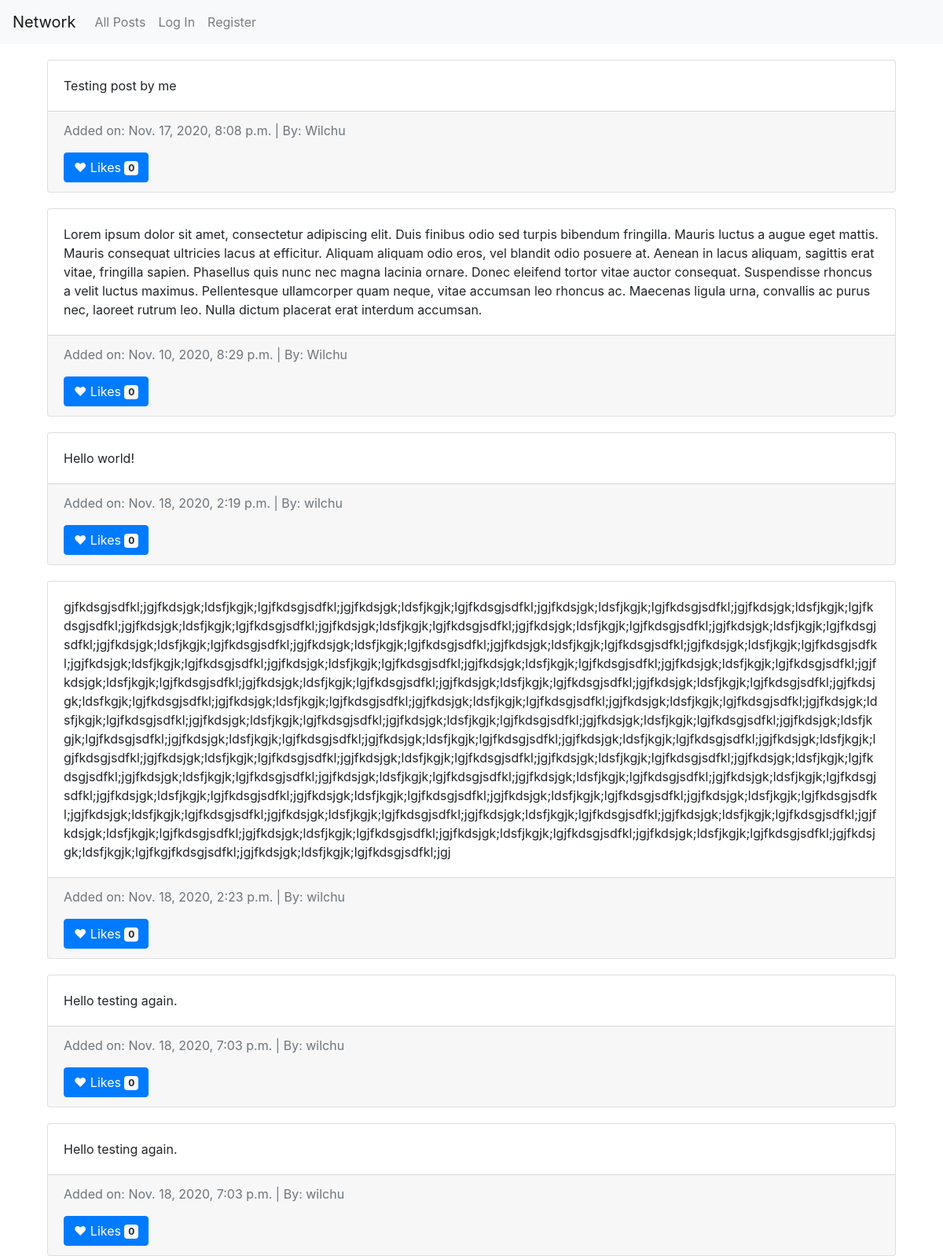
The page / on the database its author committed.
### network/models.py (models this page shows, shortened)
class Posts(models.Model):
    post_owner = models.ForeignKey(User, on_delete= models.CASCADE)
    post_content = models.CharField(max_length=2000)
    post_likes = models.IntegerField(default=0)
    post_date = models.DateTimeField(auto_now_add=True)

class User(AbstractUser):
    pass

### network/views.py (the view, shortened to what this page needs)
# urls.py: path("", views.index, name="index"),
def index(request):
    return render(request, "network/index.html", {
        "all_posts": Posts.objects.filter().all()
    })

### network/templates/network/index.html (shortened to what this page needs)
{% extends "network/layout.html" %}
{% block body %}
    <section>
        <div class="container">
            {% for post in all_posts %}
            <div class="card">
                <div class="card-body">
                  <p class="card-text">{{ post.post_content }}</p>
                </div>
                <div class="card-footer text-muted">
                  <p>Added on: {{ post.post_date }} | By: {{ post.post_owner }}</p>
                  <button type="button" class="btn btn-primary">
                    &hearts; Likes <span class="badge badge-light">{{ post.post_likes }}</span>
                  </button>
                </div>
              </div>
            {% endfor %}
        </div>
    </section>
{% endblock %}

### network/static/network/styles.css (style rules this page uses)
.card { margin-top: 20px; }

### rows shown on the page
Posts: post_content "Testing post by me", post_date "Nov. 17, 2020, 8:08 p.m.", post_owner "Wilchu", post_likes "0"
Posts: post_content "Lorem ipsum dolor sit amet, consectetur adipiscing elit. Duis finibus odio sed turpis bibendum fringilla. Mauris luctus a augue eget mattis. Mauris consequat ultricies lacus at efficitur. Aliquam aliquam odio eros, vel blandit odio posuere at. Aenean in lacus aliquam, sagittis erat vitae, fringilla sapien. Phasellus quis nunc nec magna lacinia ornare. Donec eleifend tortor vitae auctor consequat. Suspendisse rhoncus a velit luctus maximus. Pellentesque ullamcorper quam neque, vitae accumsan leo rhoncus ac. Maecenas ligula urna, convallis ac purus nec, laoreet rutrum leo. Nulla dictum placerat erat interdum accumsan.", post_date "Nov. 10, 2020, 8:29 p.m.", post_owner "Wilchu", post_likes "0"
Posts: post_content "Hello world!", post_date "Nov. 18, 2020, 2:19 p.m.", post_owner "wilchu", post_likes "0"
Posts: post_content "gjfkdsgjsdfkl;jgjfkdsjgk;ldsfjkgjk;lgjfkdsgjsdfkl;jgjfkdsjgk;ldsfjkgjk;lgjfkdsgjsdfkl;jgjfkdsjgk;ldsfjkgjk;lgjfkdsgjsdfkl;jgjfkdsjgk;ldsfjkgjk;lgjfkdsgjsdfkl;jgjfkdsjgk;ldsfjkgjk;lgjfkdsgjsdfkl;jgjfkdsjgk;ldsfjkgjk;lgjfkdsgjsdfkl;jgjfkdsjgk;ldsfjkgjk;lgjfkdsgjsdfkl;jgjfkdsjgk;ldsfjkgjk;lgjfkdsgjsdfkl;jgjfkdsjgk;ldsfjkgjk;lgjfkdsgjsdfkl;jgjfkdsjgk;ldsfjkgjk;lgjfkdsgjsdfkl;jgjfkdsjgk;ldsfjkgjk;lgjfkdsgjsdfkl;jgjfkdsjgk;ldsfjkgjk;lgjfkdsgjsdfkl;jgjfkdsjgk;ldsfjkgjk;lgjfkdsgjsdfkl;jgjfkdsjgk;ldsfjkgjk;lgjfkdsgjsdfkl;jgjfkdsjgk;ldsfjkgjk;lgjfkdsgjsdfkl;jgjfkdsjgk;ldsfjkgjk;lgjfkdsgjsdfkl;jgjfkdsjgk;ldsfjkgjk;lgjfkdsgjsdfkl;jgjfkdsjgk;ldsfjkgjk;lgjfkdsgjsdfkl;jgjfkdsjgk;ldsfjkgjk;lgjfkdsgjsdfkl;jg…", post_date "Nov. 18, 2020, 2:23 p.m.", post_owner "wilchu", post_likes "0"
Posts: post_content "Hello testing again.", post_date "Nov. 18, 2020, 7:03 p.m.", post_owner "wilchu", post_likes "0"
Posts: post_content "Hello testing again.", post_date "Nov. 18, 2020, 7:03 p.m.", post_owner "wilchu", post_likes "0"
